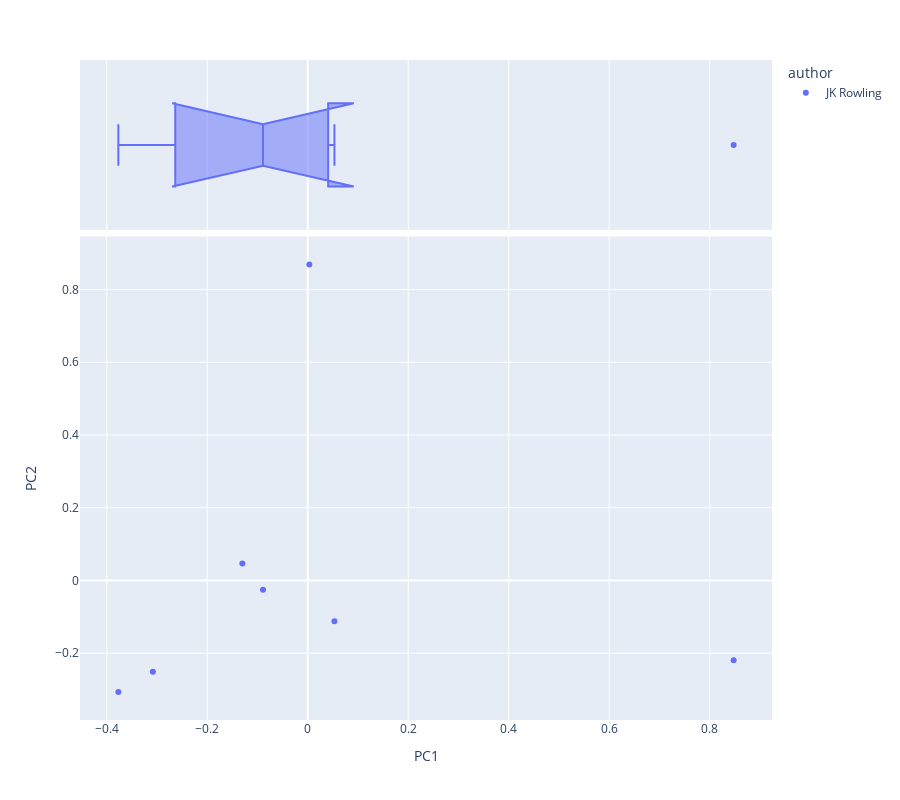

This figure's notebook cell:
### Code cell
vis_pcs(DCM_sk, 1, 2)

### Figure 1 — Plotly figure (JSON) as saved in the notebook; plotly's stock layout.template omitted (floating-point values rounded to 4 significant figures)
{"data": [{"hovertemplate": "<b>%{hovertext}</b><br><br>author=JK Rowling<br>PC1=%{x}<br>PC2=%{y}<extra></extra>", "hovertext": ["JK Rowling-Chamber of Secrets-h", "JK Rowling-Deathly Hallows-e", "JK Rowling-Goblet of Fire-o", "JK Rowling-Half-Blood Prince-a", "JK Rowling-Order of the Phoenix-r", "JK Rowling-Prisoner of Azkaban-r", "JK Rowling-Sorcerer's Stone-o"], "legendgroup": "JK Rowling", "marker": {"color": "#636efa", "symbol": "circle"}, "mode": "markers", "name": "JK Rowling", "orientation": "v", "showlegend": true, "type": "scatter", "x": [-0.13, 0.05318, 0.003229, 0.8476, -0.08899, -0.3082, -0.3769], "xaxis": "x", "y": [0.04689, -0.1124, 0.8691, -0.2196, -0.02593, -0.2511, -0.307], "yaxis": "y"}, {"alignmentgroup": "True", "hovertemplate": "<b>%{hovertext}</b><br><br>author=JK Rowling<br>PC1=%{x}<extra></extra>", "hovertext": ["JK Rowling-Chamber of Secrets-h", "JK Rowling-Deathly Hallows-e", "JK Rowling-Goblet of Fire-o", "JK Rowling-Half-Blood Prince-a", "JK Rowling-Order of the Phoenix-r", "JK Rowling-Prisoner of Azkaban-r", "JK Rowling-Sorcerer's Stone-o"], "legendgroup": "JK Rowling", "marker": {"color": "#636efa", "symbol": "circle"}, "name": "JK Rowling", "notched": true, "offsetgroup": "JK Rowling", "showlegend": false, "type": "box", "x": [-0.13, 0.05318, 0.003229, 0.8476, -0.08899, -0.3082, -0.3769], "xaxis": "x2", "yaxis": "y2"}], "layout": {"height": 800, "legend": {"title": {"text": "author"}, "tracegroupgap": 0}, "margin": {"t": 60}, "xaxis": {"anchor": "y", "domain": [0, 1], "title": {"text": "PC1"}}, "xaxis2": {"anchor": "y2", "domain": [0, 1], "matches": "x", "showgrid": true, "showticklabels": false}, "yaxis": {"anchor": "x", "domain": [0, 0.7326], "title": {"text": "PC2"}}, "yaxis2": {"anchor": "x2", "domain": [0.7426, 1], "matches": "y2", "showgrid": false, "showline": false, "showticklabels": false, "ticks": ""}}}
